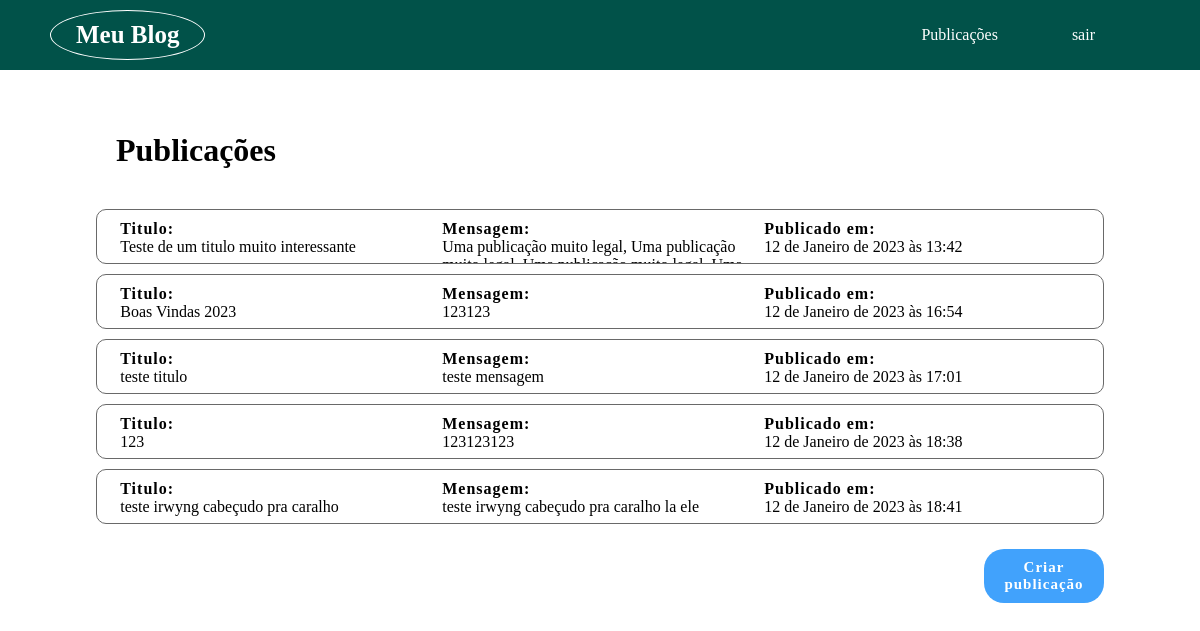
/post/ (signed in), run on an earlier commit of the app's database.
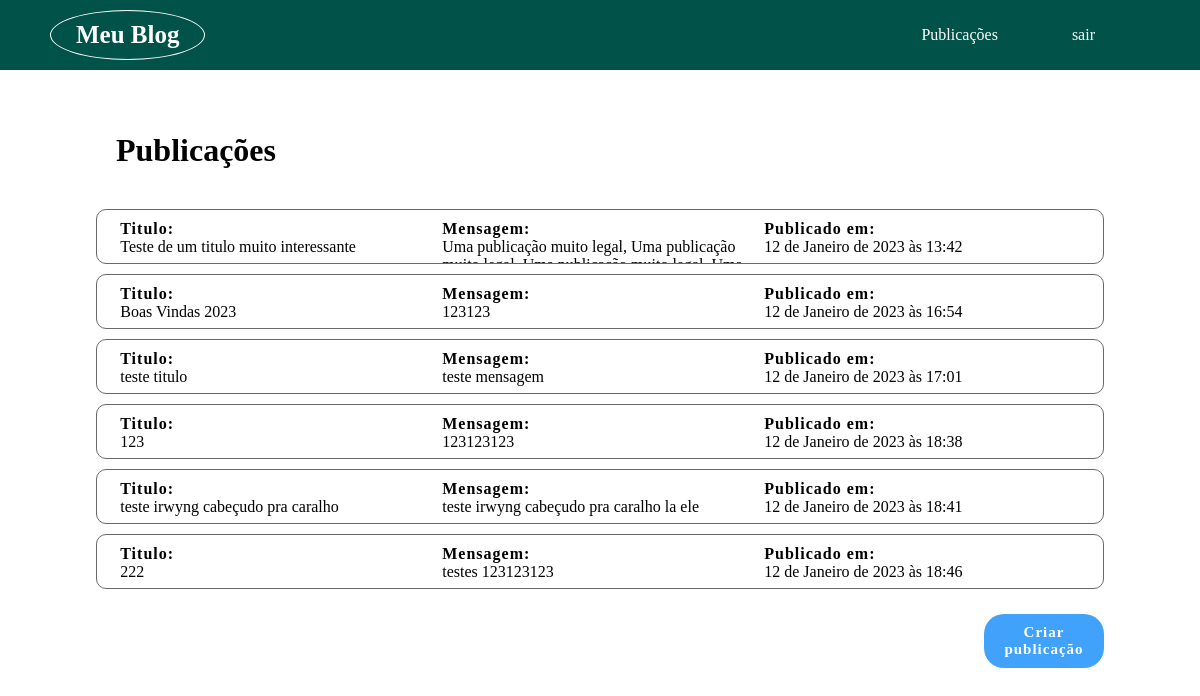
And on a later commit of the database.
### accounts/models.py (models this page shows, shortened)
class Post(models.Model):
    categoria = models.ForeignKey(Categoria, on_delete=models.DO_NOTHING, related_name='categoria')
    autor = models.ForeignKey(Usuario, on_delete=models.DO_NOTHING)
    titulo = models.CharField(max_length=255)
    publicacao = models.CharField(max_length=1000)
    date_create = models.DateTimeField(default=timezone.now)

### post/views.py (the view)
# urls.py: path('post/', include('post.urls')),
def post(request):
    usuario_id = request.session['usuario_id']
    usuario_name = request.session['usuario_name']
    usuario_tipo = request.session['usuario_tipo']
    post = Post.objects.all()
    return render(request, 'post/post.html',{
        'posts': post,
        'usuario_id':usuario_id,
        'usuario_name':usuario_name,
        'usuario_tipo':usuario_tipo,
    })

### post/templates/post/post.html
{% extends 'base.html' %}
{% block conteudo %}
<div class="main_posts">
    <h1>Publicações</h1>
    {% for posts in posts %}
    <a href="{% url 'view_post' posts.id %}" class="link_post">
        <div class="post">
            <div class="content_post">
                <label for="titulo_post">Titulo: </label><br>
                <a href="{% url 'view_post' posts.id %}" name="titulo_post">{{ posts.titulo }}</a>
            </div>
            <div class="content_post">
                <label for="mansagem_post">Mensagem: </label><br>
                <p name="mansagem_post">{{ posts.publicacao }}</p>
            </div>
            <div class="content_post">
                <label for="data_post">Publicado em: </label>
                <p name="data_post">{{ posts.date_create }}</p>
            </div>
        </div>
    </a>
    {% endfor %}
    {% if usuario_tipo == 'AU' %}
        <div class="button_categorias">
            <a class="button_confirm" href="{% url 'post_create' %}">Criar publicação</a>
        </div>
    {% endif %}
</div>
{%endblock%}

What changed in the data, as far as the page shows it:
added Post: titulo "222", publicacao "testes 123123123", date_create "12 de Janeiro de 2023 às 18:46"
